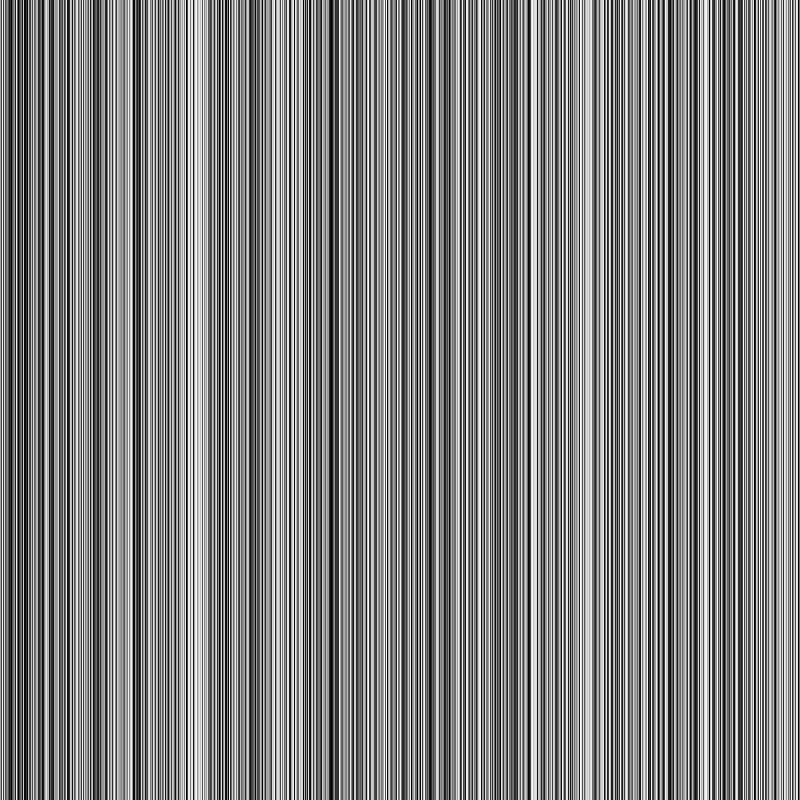
Frame 1 (no input)
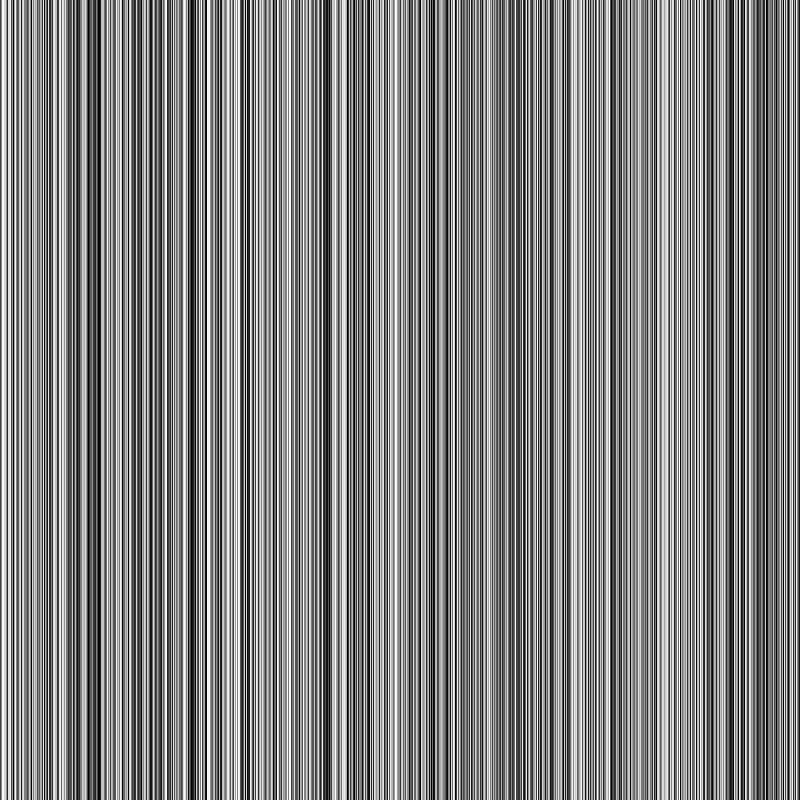
Frame 60 (the mouse pressed at the canvas centre just before this capture)
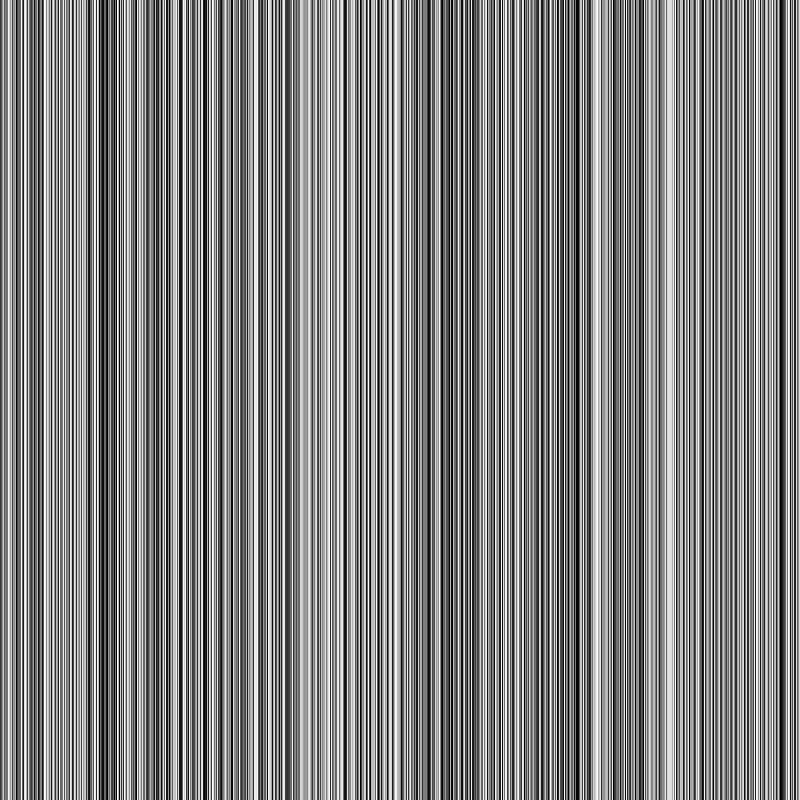
Frame 120 (the mouse held since frame 60 and released just before this capture)

The Processing sketch that drew these frames (run headless with seeded random() and noise(); from frame 60 on, the mouse is pressed at the canvas centre):

// Processing sketch: sketch_01_flash
// ── sketch_01_flash.pde
void setup()
{
  size(800, 800);
}

void draw() 
{
background(0);

for (int i = 0; i <width; i++)
{
noStroke();
fill(random(0, 255));
rect(i, 0, 10, height);
}
}
